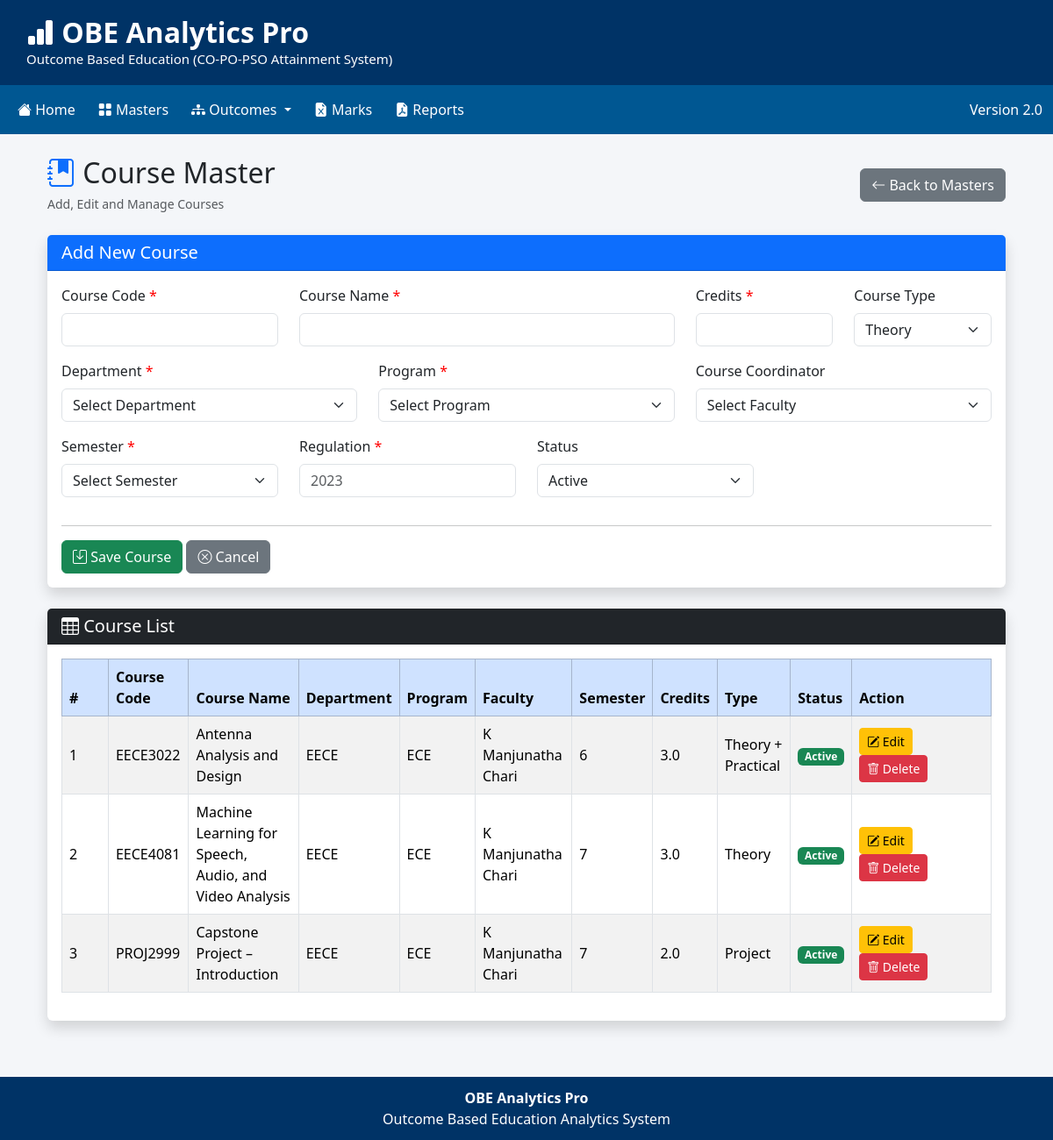
The page /course on the database its author committed.
### tables this page shows
CREATE TABLE Course (
            id INTEGER PRIMARY KEY AUTOINCREMENT,
            course_code TEXT NOT NULL UNIQUE,
            course_name TEXT NOT NULL,
            department_id INTEGER NOT NULL,
            program_id INTEGER NOT NULL,
            faculty_id INTEGER,
            semester INTEGER NOT NULL,
            credits REAL DEFAULT 0,
            regulation TEXT,
            course_type TEXT NOT NULL DEFAULT 'Theory',
            is_active INTEGER NOT NULL DEFAULT 1,
            created_at TIMESTAMP DEFAULT CURRENT_TIMESTAMP,
            updated_at TIMESTAMP,
            FOREIGN KEY (department_id) REFERENCES Department(id) ON DELETE CASCADE,
            FOREIGN KEY (program_id) REFERENCES Program(id) ON DELETE CASCADE,
            FOREIGN KEY (faculty_id) REFERENCES Faculty(id) ON DELETE SET NULL
        );

CREATE TABLE Department (
            id INTEGER PRIMARY KEY AUTOINCREMENT,
            department_code TEXT NOT NULL UNIQUE,
            department_name TEXT NOT NULL,
            is_active INTEGER NOT NULL DEFAULT 1,
            created_at TIMESTAMP DEFAULT CURRENT_TIMESTAMP,
            updated_at TIMESTAMP
        );

CREATE TABLE Program (
            id INTEGER PRIMARY KEY AUTOINCREMENT,
            program_code TEXT NOT NULL UNIQUE,
            program_name TEXT NOT NULL,
            department_id INTEGER NOT NULL,
            duration INTEGER DEFAULT 4,
            is_active INTEGER DEFAULT 1,
            created_at TIMESTAMP DEFAULT CURRENT_TIMESTAMP,
            updated_at TIMESTAMP,
            FOREIGN KEY (department_id) REFERENCES Department(id) ON DELETE CASCADE
        );

CREATE TABLE Faculty (
            id INTEGER PRIMARY KEY AUTOINCREMENT,
            faculty_code TEXT NOT NULL UNIQUE,
            faculty_name TEXT NOT NULL,
            designation TEXT,
            email TEXT,
            mobile TEXT,
            department_id INTEGER,
            is_active INTEGER DEFAULT 1,
            created_at TIMESTAMP DEFAULT CURRENT_TIMESTAMP,
            updated_at TIMESTAMP,
            FOREIGN KEY (department_id) REFERENCES Department(id) ON DELETE SET NULL
        );

### modules/course.py (the view)
@router.get("/course")
def course(request: Request):
    courses = get_all_courses()
    departments = get_all_departments()
    programs = get_all_programs()
    faculties = get_all_faculties()
    return templates.TemplateResponse(
        request=request,
        name="course.html",
        context={
            "title": "Course Master",
            "courses": courses,
            "departments": departments,
            "programs": programs,
            "faculties": faculties,
            "course": None
        }
    )

### templates/course.html (shortened to what this page needs)
{% extends "base.html" %}
{% block content %}
<div class="container-fluid">
    <div class="d-flex justify-content-between align-items-center mb-4">
        <div>
            <h2 class="mb-1">
                <i class="bi bi-journal-bookmark-fill text-primary"></i>
                Course Master
            </h2>
            <small class="text-muted">
                Add, Edit and Manage Courses
            </small>
        </div>
        <a href="/masters" class="btn btn-secondary">
            <i class="bi bi-arrow-left"></i>
            Back to Masters
        </a>
    </div>
    <div class="card shadow">
        <div class="card-header bg-primary text-white">
            <h5 class="mb-0">
                {% if edit_course %}
                    Edit Course
                {% else %}
                    Add New Course
                {% endif %}
            </h5>
        </div>
        <div class="card-body">
            <form method="post" action="/course/save">
                <div class="row">
                    <div class="col-md-3 mb-3">
                        <label class="form-label">
                            Course Code <span class="required">*</span>
                        </label>
                        <input
                            type="text"
                            class="form-control"
                            name="course_code"
                            maxlength="20"
                            required
                            value="{{ edit_course.course_code if edit_course else '' }}">
                    </div>
                    <div class="col-md-5 mb-3">
                        <label class="form-label">
                            Course Name <span class="required">*</span>
                        </label>
                        <input
                            type="text"
                            class="form-control"
                            name="course_name"
                            required
                            value="{{ edit_course.course_name if edit_course else '' }}">
                    </div>
                    <div class="col-md-2 mb-3">
                        <label class="form-label">
                            Credits <span class="required">*</span>
                        </label>
                        <input
                            type="number"
                            class="form-control"
                            name="credits"
                            min="1"
                            max="10"
                            required
                            value="{{ edit_course.credits if edit_course else '' }}">
                    </div>
                    <div class="col-md-2 mb-3">
                        <label class="form-label">
                            Course Type
                        </label>
                        <select
                            class="form-select"
                            name="course_type">
                            <option value="Theory"
                                {% if edit_course and edit_course.course_type=="Theory" %}selected{% endif %}>
                                Theory
                            </option>
                        </select>
                    </div>
                    <div class="col-md-4 mb-3">
                        <label class="form-label">
                            Department <span class="required">*</span>
                        </label>
                        <select
                            class="form-select"
                            id="department_id"
                            name="department_id"
                            required>
                            <option value="">Select Department</option>
                        </select>
                    </div>
                    <div class="col-md-4 mb-3">
                        <label class="form-label">
                            Program <span class="required">*</span>
                        </label>
                        <select
                            class="form-select"
                            id="program_id"
                            name="program_id"
                            required>
                            <option value="">Select Program</option>
                        </select>
                    </div>
                    <div class="col-md-4 mb-3">
                        <label class="form-label">
                            Course Coordinator
                        </label>
                        <select
                            class="form-select"
                            id="faculty_id"
                            name="faculty_id">
                            <option value="">Select Faculty</option>
                        </select>
                    </div>
                    <div class="col-md-3 mb-3">
                        <label class="form-label">
                            Semester <span class="required">*</span>
                        </label>
                        <select
                            class="form-select"
                            name="semester"
                            required>
                            <option value="">Select Semester</option>
                        </select>
                    </div>
                    <div class="col-md-3 mb-3">
                        <label class="form-label">
                            Regulation <span class="required">*</span>
                        </label>
                        <input
                            type="text"
                            class="form-control"
                            name="regulation"
                            placeholder="2023"
                            required
                            value="{{ edit_course.regulation if edit_course else '' }}">
                    </div>
                    <div class="col-md-3 mb-3">
                        <label class="form-label">
                            Status
                        </label>
                        <select
                            class="form-select"
                            name="is_active">
                            <option value="1"
                                {% if not edit_course or edit_course.is_active==1 %}selected{% endif %}>
                                Active
                            </option>
                        </select>
                    </div>
                </div>
                <hr>
                <button
                    type="submit"
                    class="btn btn-success">
                    <i class="bi bi-save"></i>
                    {% if edit_course %}
                        Update Course
                    {% else %}
                        Save Course
                    {% endif %}
                </button>
                <a href="/course"
                   class="btn btn-secondary">
                    <i class="bi bi-x-circle"></i>
                    Cancel
                </a>
            </form>
        </div>
    </div>
    <br>
    <div class="card shadow">
        <div class="card-header bg-dark text-white">
            <h5 class="mb-0">
                <i class="bi bi-table"></i>
                Course List
            </h5>
        </div>
        <div class="card-body">
            <div class="table-responsive">
                <table class="table table-bordered table-hover table-striped align-middle">
                    <thead class="table-primary">
                        <tr>
                            <th width="5%">#</th>
                            <th>Course Code</th>
                            <th>Course Name</th>
                            <th>Department</th>
                            <th>Program</th>
                            <th>Faculty</th>
                            <th>Semester</th>
                            <th>Credits</th>
                            <th>Type</th>
                            <th>Status</th>
                            <th width="15%">Action</th>
                        </tr>
                    </thead>
                    <tbody>
                    {% if courses %}
                        {% for course in courses %}
                        <tr>
                            <td>{{ loop.index }}</td>
                            <td>{{ course.course_code }}</td>
                            <td>{{ course.course_name }}</td>
                            <td>{{ course.department_name }}</td>
                            <td>{{ course.program_name }}</td>
                            <td>{{ course.faculty_name or "-" }}</td>
                            <td>{{ course.semester }}</td>
                            <td>{{ course.credits }}</td>
                            <td>{{ course.course_type }}</td>
                            <td>
                                {% if course.is_active %}
                                    <span class="badge bg-success">
                                        Active
                                    </span>
                                {% else %}
                                    <span class="badge bg-danger">
                                        Inactive
                                    </span>
                                {% endif %}
                            </td>
                            <td>
                                <a href="/course/edit/{{ course.id }}"
                                   class="btn btn-warning btn-sm">
                                    <i class="bi bi-pencil-square"></i>
                                    Edit
                                </a>
                                <a href="/course/delete/{{ course.id }}"
                                   class="btn btn-danger btn-sm"
                                   onclick="return confirm('Delete this course?');">
                                    <i class="bi bi-trash"></i>
                                    Delete
                                </a>
                            </td>
                        </tr>
                        {% endfor %}
                    {% endif %}
                    </tbody>
                </table>
            </div>
        </div>
    </div>
    <br>
</div>
{% endblock %}

### templates/base.html (shortened to what this page needs)
<!DOCTYPE html>
<html lang="en">
<head>
    <link href="https://cdn.jsdelivr.net/npm/bootstrap@5.3.3/dist/css/bootstrap.min.css"
          rel="stylesheet">
    <link href="https://cdn.jsdelivr.net/npm/bootstrap-icons@1.11.3/font/bootstrap-icons.css"
          rel="stylesheet">
</head>
<body>
<div class="header">
    <div class="container-fluid">
        <h2>
            <i class="bi bi-bar-chart-fill"></i>
            OBE Analytics Pro
        </h2>
        <p>
            Outcome Based Education (CO-PO-PSO Attainment System)
        </p>
    </div>
</div>
<nav class="navbar navbar-expand-lg navbar-dark">
<div class="container-fluid">
<div class="collapse navbar-collapse" id="navbarNav">
<ul class="navbar-nav">
<li class="nav-item">
<a class="nav-link" href="/">
<i class="bi bi-house-fill"></i>
Home
</a>
</li>
<li class="nav-item">
<a class="nav-link" href="/masters">
<i class="bi bi-grid-fill"></i>
Masters
</a>
</li>
<li class="nav-item dropdown">
<a class="nav-link dropdown-toggle"
   href="#"
   id="outcomeMenu"
   role="button"
   data-bs-toggle="dropdown">
<i class="bi bi-diagram-3-fill"></i>
Outcomes
</a>
</li>
<li class="nav-item">
<a class="nav-link" href="/marks">
<i class="bi bi-file-earmark-excel-fill"></i>
Marks
</a>
</li>
<li class="nav-item">
<a class="nav-link" href="/reports">
<i class="bi bi-file-earmark-pdf-fill"></i>
Reports
</a>
</li>
</ul>
<ul class="navbar-nav ms-auto">
<li class="nav-item">
<span class="navbar-text text-white">
Version 2.0
</span>
</li>
</ul>
</div>
</div>
</nav>
<div class="container content">
{% block content %}
{% endblock %}
</div>
<footer>
    <strong>OBE Analytics Pro</strong><br>
    Outcome Based Education Analytics System
</footer>
</body>
</html>

### templates/base.html (style rules this page uses)
body { background:#f4f6f9; font-family:"Segoe UI",Tahoma,Verdana,sans-serif; }
.header { background:#003366; color:#fff; padding:18px; }
.header h2 { margin:0; font-weight:bold; }
.header p { margin:0; font-size:15px; }
.navbar { background:#005792; }
.navbar .nav-link { color:white !important; font-weight:500; margin-right:10px; }
.content { margin-top:25px; margin-bottom:30px; }
.card { border:none; box-shadow:0 2px 8px rgba(0,0,0,.10); }
.card-header { font-weight:bold; }
.required { color:red; }
footer { background:#003366; color:white; text-align:center; padding:12px; margin-top:40px; }

### rows shown on the page
Course: course_code "EECE3022", course_name "Antenna Analysis and Design", department_name "EECE", program_name "ECE", faculty_name "K Manjunatha Chari", semester "6", credits "3.0", course_type "Theory + Practical", is_active "Active"
Course: course_code "EECE4081", course_name "Machine Learning for Speech, Audio, and Video Analysis", department_name "EECE", program_name "ECE", faculty_name "K Manjunatha Chari", semester "7", credits "3.0", course_type "Theory", is_active "Active"
Course: course_code "PROJ2999", course_name "Capstone Project – Introduction", department_name "EECE", program_name "ECE", faculty_name "K Manjunatha Chari", semester "7", credits "2.0", course_type "Project", is_active "Active"
